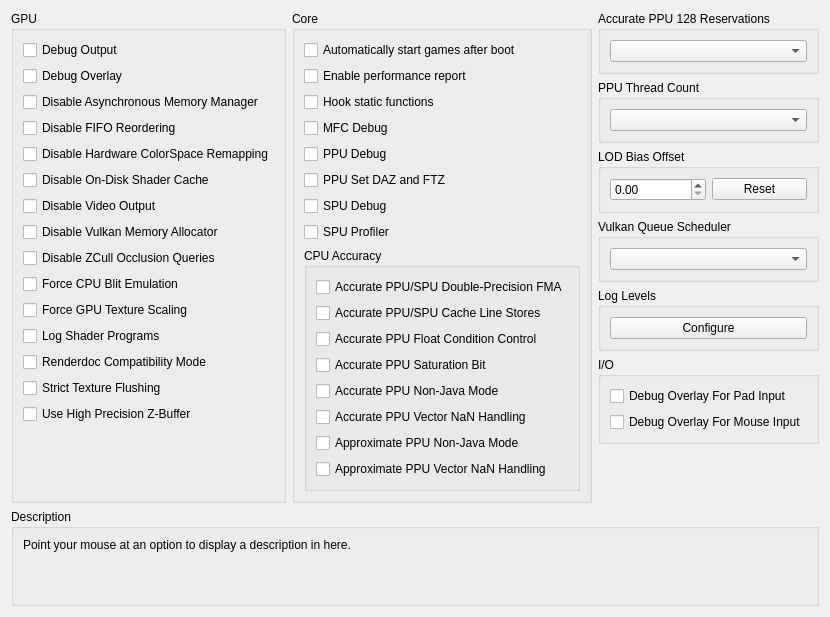
      <widget class="QWidget" name="debugTab">
       <attribute name="title">
        <string>Debug</string>
       </attribute>
       <layout class="QVBoxLayout" name="debugTab_layout" stretch="0,1,0">
        <item>
         <layout class="QHBoxLayout" name="debugTabLayout" stretch="1,1,1">
          <item>
           <widget class="QGroupBox" name="gb_debug_gpu">
            <property name="enabled">
             <bool>true</bool>
            </property>
            <property name="title">
             <string>GPU</string>
            </property>
            <property name="alignment">
             <set>Qt::AlignmentFlag::AlignLeading|Qt::AlignmentFlag::AlignLeft|Qt::AlignmentFlag::AlignTop</set>
            </property>
            <layout class="QVBoxLayout" name="gb_debug_gpu_layout">
             <item alignment="Qt::AlignmentFlag::AlignTop">
              <widget class="QCheckBox" name="debugOutput">
               <property name="text">
                <string>Debug Output</string>
               </property>
              </widget>
             </item>
             <item>
              <widget class="QCheckBox" name="debugOverlay">
               <property name="text">
                <string>Debug Overlay</string>
               </property>
              </widget>
             </item>
             <item>
              <widget class="QCheckBox" name="disableAsyncHostMM">
               <property name="text">
                <string>Disable Asynchronous Memory Manager</string>
               </property>
              </widget>
             </item>
             <item>
              <widget class="QCheckBox" name="disableFIFOReordering">
               <property name="text">
                <string>Disable FIFO Reordering</string>
               </property>
              </widget>
             </item>
             <item>
              <widget class="QCheckBox" name="disableHardwareTexelRemapping">
               <property name="text">
                <string>Disable Hardware ColorSpace Remapping</string>
               </property>
              </widget>
             </item>
             <item>
              <widget class="QCheckBox" name="disableOnDiskShaderCache">
               <property name="text">
                <string>Disable On-Disk Shader Cache</string>
               </property>
              </widget>
             </item>
             <item>
              <widget class="QCheckBox" name="disableVideoOutput">
               <property name="text">
                <string>Disable Video Output</string>
               </property>
              </widget>
             </item>
             <item>
              <widget class="QCheckBox" name="disableVulkanMemAllocator">
               <property name="text">
                <string>Disable Vulkan Memory Allocator</string>
               </property>
              </widget>
             </item>
             <item>
              <widget class="QCheckBox" name="disableHwOcclusionQueries">
               <property name="text">
                <string>Disable ZCull Occlusion Queries</string>
               </property>
              </widget>
             </item>
             <item>
              <widget class="QCheckBox" name="forceCpuBlitEmulation">
               <property name="text">
                <string>Force CPU Blit Emulation</string>
               </property>
              </widget>
             </item>
             <item>
              <widget class="QCheckBox" name="gpuTextureScaling">
               <property name="text">
                <string>Force GPU Texture Scaling</string>
               </property>
              </widget>
             </item>
             <item>
              <widget class="QCheckBox" name="logProg">
               <property name="text">
                <string>Log Shader Programs</string>
               </property>
              </widget>
             </item>
             <item alignment="Qt::AlignmentFlag::AlignTop">
              <widget class="QCheckBox" name="renderdocCompatibility">
               <property name="enabled">
                <bool>true</bool>
               </property>
               <property name="text">
                <string>Renderdoc Compatibility Mode</string>
               </property>
              </widget>
             </item>
             <item>
              <widget class="QCheckBox" name="strictTextureFlushing">
               <property name="text">
                <string>Strict Texture Flushing</string>
               </property>
              </widget>
             </item>
             <item alignment="Qt::AlignmentFlag::AlignTop">
              <widget class="QCheckBox" name="forceHighpZ">
               <property name="text">
                <string>Use High Precision Z-Buffer</string>
               </property>
              </widget>
             </item>
             <item>
              <spacer name="verticalSpacerDebugGPU">
               <property name="orientation">
                <enum>Qt::Orientation::Vertical</enum>
               </property>
               <property name="sizeType">
                <enum>QSizePolicy::Policy::MinimumExpanding</enum>
               </property>
               <property name="sizeHint" stdset="0">
                <size>
                 <width>0</width>
                 <height>0</height>
                </size>
               </property>
              </spacer>
             </item>
            </layout>
           </widget>
          </item>
          <item>
           <widget class="QGroupBox" name="gb_debug_core">
            <property name="title">
             <string>Core</string>
            </property>
            <layout class="QVBoxLayout" name="gb_debug_core_layout">
             <item>
              <widget class="QCheckBox" name="alwaysStart">
               <property name="text">
                <string>Automatically start games after boot</string>
               </property>
              </widget>
             </item>
             <item>
              <widget class="QCheckBox" name="perfReport">
               <property name="text">
                <string>Enable performance report</string>
               </property>
              </widget>
             </item>
             <item>
              <widget class="QCheckBox" name="hookStFunc">
               <property name="text">
                <string>Hook static functions</string>
               </property>
              </widget>
             </item>
             <item>
              <widget class="QCheckBox" name="mfcDebug">
               <property name="text">
                <string>MFC Debug</string>
               </property>
              </widget>
             </item>
             <item>
              <widget class="QCheckBox" name="ppuDebug">
               <property name="text">
                <string>PPU Debug</string>
               </property>
              </widget>
             </item>
             <item>
              <widget class="QCheckBox" name="setDAZandFTZ">
               <property name="text">
                <string>PPU Set DAZ and FTZ</string>
               </property>
              </widget>
             </item>
             <item>
              <widget class="QCheckBox" name="spuDebug">
               <property name="text">
                <string>SPU Debug</string>
               </property>
              </widget>
             </item>
             <item>
              <widget class="QCheckBox" name="spuProfiler">
               <property name="text">
                <string>SPU Profiler</string>
               </property>
              </widget>
             </item>
             <item>
              <spacer name="verticalSpacerDebugCore">
               <property name="orientation">
                <enum>Qt::Orientation::Vertical</enum>
               </property>
               <property name="sizeType">
                <enum>QSizePolicy::Policy::MinimumExpanding</enum>
               </property>
               <property name="sizeHint" stdset="0">
                <size>
                 <width>0</width>
                 <height>0</height>
                </size>
               </property>
              </spacer>
             </item>
             <item>
              <widget class="QGroupBox" name="gb_debug_cpu">
               <property name="title">
                <string>CPU Accuracy</string>
               </property>
               <layout class="QVBoxLayout" name="gb_debug_cpu_layout">
                <item>
                 <widget class="QCheckBox" name="accurateDFMA">
                  <property name="text">
                   <string>Accurate PPU/SPU Double-Precision FMA</string>
                  </property>
                 </widget>
                </item>
                <item>
                 <widget class="QCheckBox" name="accurateClineStores">
                  <property name="text">
                   <string>Accurate PPU/SPU Cache Line Stores</string>
                  </property>
                 </widget>
                </item>
                <item>
                 <widget class="QCheckBox" name="accuratePPUFPCC">
                  <property name="text">
                   <string>Accurate PPU Float Condition Control</string>
                  </property>
                 </widget>
                </item>
                <item>
                 <widget class="QCheckBox" name="accuratePPUSAT">
                  <property name="text">
                   <string>Accurate PPU Saturation Bit</string>
                  </property>
                 </widget>
                </item>
                <item>
                 <widget class="QCheckBox" name="accuratePPUNJ">
                  <property name="text">
                   <string>Accurate PPU Non-Java Mode</string>
                  </property>
                 </widget>
                </item>
                <item>
                 <widget class="QCheckBox" name="accuratePPUVNAN">
                  <property name="text">
                   <string>Accurate PPU Vector NaN Handling</string>
                  </property>
                 </widget>
                </item>
                <item>
                 <widget class="QCheckBox" name="ppuNJFixup">
                  <property name="text">
                   <string>Approximate PPU Non-Java Mode</string>
                  </property>
                 </widget>
                </item>
                <item>
                 <widget class="QCheckBox" name="PPUVNANfixup">
                  <property name="text">
                   <string>Approximate PPU Vector NaN Handling</string>
                  </property>
                 </widget>
                </item>
                <item>
                 <spacer name="verticalSpacerDebugCpu">
                  <property name="orientation">
                   <enum>Qt::Orientation::Vertical</enum>
                  </property>
                  <property name="sizeType">
                   <enum>QSizePolicy::Policy::MinimumExpanding</enum>
                  </property>
                  <property name="sizeHint" stdset="0">
                   <size>
                    <width>0</width>
                    <height>0</height>
                   </size>
                  </property>
                 </spacer>
                </item>
               </layout>
              </widget>
             </item>
            </layout>
           </widget>
          </item>
          <item>
           <widget class="QWidget" name="debug_more_stuff" native="true">
            <layout class="QVBoxLayout" name="debug_more_stuff_layout" stretch="0,0,0,0,0,0,1">
             <property name="leftMargin">
              <number>0</number>
             </property>
             <property name="topMargin">
              <number>0</number>
             </property>
             <property name="rightMargin">
              <number>0</number>
             </property>
             <property name="bottomMargin">
              <number>0</number>
             </property>
             <item>
              <widget class="QGroupBox" name="gb_accurate_ppu_128">
               <property name="title">
                <string>Accurate PPU 128 Reservations</string>
               </property>
               <layout class="QVBoxLayout" name="gb_accurate_ppu_128_layout">
                <item>
                 <widget class="QComboBox" name="combo_accurate_ppu_128"/>
                </item>
               </layout>
              </widget>
             </item>
             <item>
              <widget class="QGroupBox" name="gb_num_ppu_threads">
               <property name="title">
                <string>PPU Thread Count</string>
               </property>
               <layout class="QVBoxLayout" name="vbl_num_ppu_threads">
                <item>
                 <widget class="QComboBox" name="combo_num_ppu_threads"/>
                </item>
               </layout>
              </widget>
             </item>
             <item>
              <widget class="QGroupBox" name="gb_Level_of_Detail">
               <property name="title">
                <string>LOD Bias Offset</string>
               </property>
               <layout class="QVBoxLayout" name="gb_Level_of_Detail_Layout">
                <item>
                 <layout class="QHBoxLayout" name="TextureLODBiasLayout">
                  <item>
                   <widget class="QDoubleSpinBox" name="TextureLODBias"/>
                  </item>
                  <item>
                   <widget class="QPushButton" name="TextureLODBiasReset">
                    <property name="text">
                     <string>Reset</string>
                    </property>
                   </widget>
                  </item>
                 </layout>
                </item>
               </layout>
              </widget>
             </item>
             <item>
              <widget class="QGroupBox" name="gb_vulkansched">
               <property name="sizePolicy">
                <sizepolicy hsizetype="Preferred" vsizetype="Minimum">
                 <horstretch>0</horstretch>
                 <verstretch>0</verstretch>
                </sizepolicy>
               </property>
               <property name="title">
                <string>Vulkan Queue Scheduler</string>
               </property>
               <layout class="QVBoxLayout" name="gb_vksched_layout">
                <item>
                 <widget class="QComboBox" name="vulkansched"/>
                </item>
               </layout>
              </widget>
             </item>
             <item>
              <widget class="QGroupBox" name="gb_log_levels">
               <property name="title">
                <string>Log Levels</string>
               </property>
               <layout class="QVBoxLayout" name="gb_log_levels_layout">
                <item>
                 <widget class="QPushButton" name="pb_log_levels">
                  <property name="text">
                   <string>Configure</string>
                  </property>
                 </widget>
                </item>
               </layout>
              </widget>
             </item>
             <item>
              <widget class="QGroupBox" name="gb_debug_io">
               <property name="title">
                <string>I/O</string>
               </property>
               <layout class="QVBoxLayout" name="gb_debug_io_layout">
                <item>
                 <widget class="QCheckBox" name="debugOverlayIO">
                  <property name="text">
                   <string>Debug Overlay For Pad Input</string>
                  </property>
                 </widget>
                </item>
                <item>
                 <widget class="QCheckBox" name="debugOverlayMouse">
                  <property name="text">
                   <string>Debug Overlay For Mouse Input</string>
                  </property>
                 </widget>
                </item>
                <item>
                 <spacer name="verticalSpacer">
                  <property name="orientation">
                   <enum>Qt::Orientation::Vertical</enum>
                  </property>
                  <property name="sizeType">
                   <enum>QSizePolicy::Policy::MinimumExpanding</enum>
                  </property>
                  <property name="sizeHint" stdset="0">
                   <size>
                    <width>0</width>
                    <height>0</height>
                   </size>
                  </property>
                 </spacer>
                </item>
               </layout>
              </widget>
             </item>
             <item>
              <spacer name="verticalSpacerDebugMore">
               <property name="orientation">
                <enum>Qt::Orientation::Vertical</enum>
               </property>
               <property name="sizeType">
                <enum>QSizePolicy::Policy::MinimumExpanding</enum>
               </property>
               <property name="sizeHint" stdset="0">
                <size>
                 <width>0</width>
                 <height>0</height>
                </size>
               </property>
              </spacer>
             </item>
            </layout>
           </widget>
          </item>
         </layout>
        </item>
        <item>
         <spacer name="debugTabSpacer">
          <property name="orientation">
           <enum>Qt::Orientation::Vertical</enum>
          </property>
          <property name="sizeType">
           <enum>QSizePolicy::Policy::MinimumExpanding</enum>
          </property>
          <property name="sizeHint" stdset="0">
           <size>
            <width>0</width>
            <height>0</height>
           </size>
          </property>
         </spacer>
        </item>
        <item>
         <widget class="QGroupBox" name="gb_description_debug">
          <property name="title">
           <string>Description</string>
          </property>
          <layout class="QVBoxLayout" name="gb_description_debug_layout">
           <item>
            <widget class="QLabel" name="description_debug">
             <property name="text">
              <string>Point your mouse at an option to display a description in here.


</string>
             </property>
             <property name="textFormat">
              <enum>Qt::TextFormat::PlainText</enum>
             </property>
             <property name="alignment">
              <set>Qt::AlignmentFlag::AlignLeading|Qt::AlignmentFlag::AlignLeft|Qt::AlignmentFlag::AlignTop</set>
             </property>
             <property name="wordWrap">
              <bool>true</bool>
             </property>
            </widget>
           </item>
          </layout>
         </widget>
        </item>
       </layout>
      </widget>
